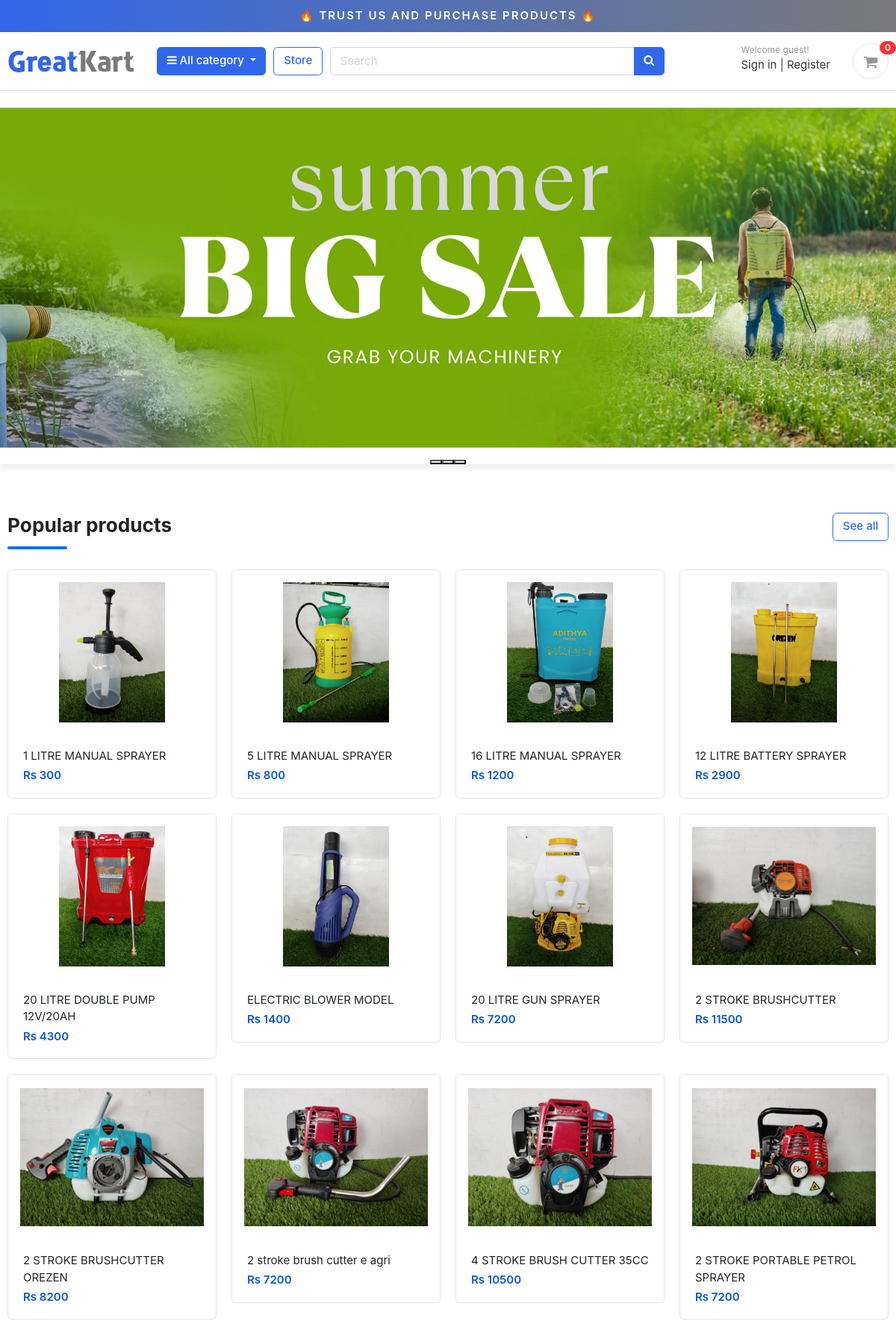
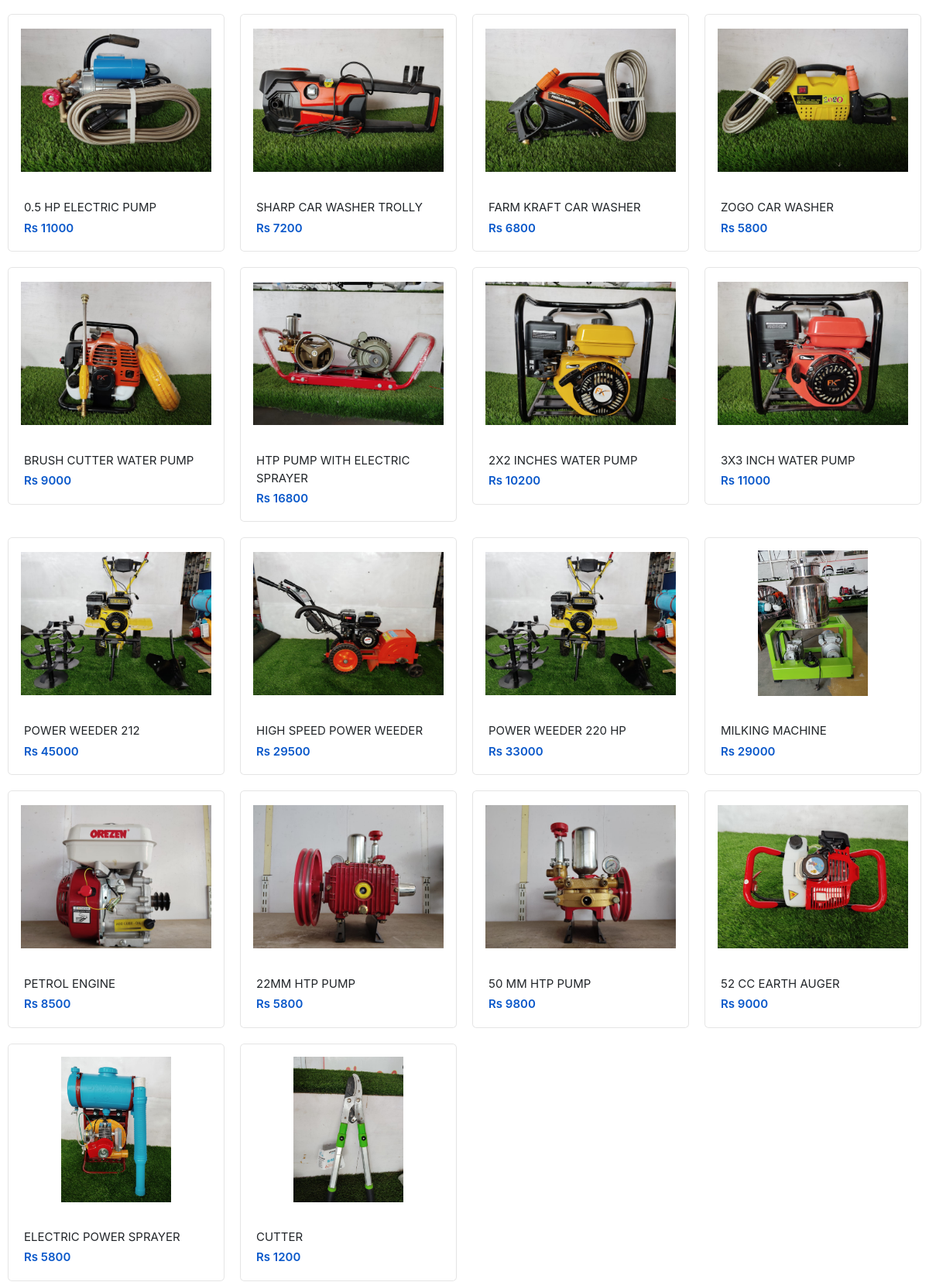
The page / (upper part) on the database its author committed (2 pictures, top to bottom).
### store/models.py (models this page shows, shortened)
class Product(models.Model):
    product_name = models.CharField(max_length=200, unique=True)
    slug = models.SlugField(max_length=200,unique=True)
    description  =models.TextField(max_length=500,unique=True)
    price = models.IntegerField()
    image = models.ImageField(upload_to='photos/products')
    stock = models.IntegerField()
    youtube_link = models.URLField(blank=True, null=True)
    is_available = models.BooleanField(default=True)
    category = models.ForeignKey(Category, on_delete=models.CASCADE)
    created_date = models.DateTimeField(auto_now_add=True)
    modified_date = models.DateTimeField(auto_now=True)
    def get_url(self):
        return reverse('product_detail',args=[self.category.slug,self.slug])

### Agri/views.py (the view)
# urls.py: 2. Add a URL to urlpatterns:  path('', views.home, name='home')
def home(request):
    products = Product.objects.all().filter(is_available=True)
    context = {
        'products':products,
    }
    return render(request,'home.html',context)

### carts/context_processors.py (called while the page is built)
def counter(request):
    cart_count = 0
    if 'admin' in request.path:
        return {}
    else:
        try:
            cart = Cart.objects.filter(cart_id=_cart_id(request))
            if request.user.is_authenticated:
                cart_items = CartItem.objects.all().filter(user=request.user)
            else:
                cart_items = CartItem.objects.all().filter(cart=cart[:1])
            for cart_item in cart_items:
                cart_count += cart_item.quantity
        except Cart.DoesNotExist:
            cart_count = 0
    return dict(cart_count=cart_count)

### carts/views.py (called while the page is built)
def _cart_id(request):
    cart = request.session.session_key
    if not cart:
        cart = request.session.create()
    return cart

### category/context_processors.py (called while the page is built)
def menu_links(request):
    links = Category.objects.all()
    return dict(links=links)

### category/models.py (called while the page is built)
    def get_url(self):
        return reverse('product_by_category', args=[self.slug])

### templates/home.html (shortened to what this page needs)
{% extends 'base.html' %}
{% load static %}
{% block content %}
<section class="hero-section">
    <div class="container-fluid px-0">
        <div id="homeCarousel" class="carousel slide carousel-fade" data-bs-ride="carousel">
            <div class="carousel-indicators">
                <button type="button" data-bs-target="#homeCarousel" data-bs-slide-to="0" class="active"></button>
                <button type="button" data-bs-target="#homeCarousel" data-bs-slide-to="1"></button>
                <button type="button" data-bs-target="#homeCarousel" data-bs-slide-to="2"></button>
            </div>
            <div class="carousel-inner">
                <div class="carousel-item active">
                    <img src="{% static 'images/banners/new_add.jpg' %}" class="d-block w-100" alt="Agricultural Equipment" style="height: 500px; object-fit: cover;">
                </div>
            </div>
        </div>
    </div>
</section>
<section class="section-name padding-y-sm">
<div class="container">
<header class="section-heading">
    <a href="{% url 'store' %}" class="btn btn-outline-primary float-right">See all</a>
    <h3 class="section-title">Popular products</h3>
</header>
<div class="row">
    {% for product in products %}
    <div class="col-md-3">
        <div class="card card-product-grid">
            <a href="{{ product.get_url }}" class="img-wrap">
                {% if product.image %}
                    <img src="{{ product.image.url }}" alt="{{ product.product_name }}">
                {% else %}
                    <img src="{% static 'images/placeholder.jpg' %}" alt="No image available">
                {% endif %}
            </a>
            <figcaption class="info-wrap">
                <a href="{{ product.get_url }}" class="title">{{ product.product_name }}</a>
                <div class="price mt-1">Rs {{ product.price }}</div>
            </figcaption>
        </div>
    </div>
    {% endfor %}
</div>
</div>
</section>
{% endblock %}

### static/css/ui.css (style rules this page uses)
html { font-family: "Inter", sans-serif; font-size: 15px; }
.img-wrap { text-align: center; display: block; }
.img-wrap img { max-width: 100%; }
.padding-y-sm { padding-top: 20px; padding-bottom: 20px; }
.section-heading { margin-bottom: 20px; margin-top: 15px; }
.section-title { color: #212529; }
[class*=card-product] a.title { color: #212529; display: block; }
[class*=card-product] .img-wrap { overflow: hidden; position: relative; }
[class*=card-product] .img-wrap img { height: 100%; max-width: 100%; width: auto; display: inline-block; -o-object-fit: cover; object-fit: cover; }
.card-product-grid { margin-bottom: 20px; }
.card-product-grid .img-wrap { border-radius: 0.2rem 0.2rem 0 0; height: 220px; }
.card-product-grid .info-wrap { overflow: hidden; padding: 18px 20px; }
.card .img-wrap { overflow: hidden; }
.price { font-weight: 600; color: #212529; }

### static/css/custom.css (style rules this page uses)
.price { color: #0a58ca; font-weight: 600; }

### templates/home.html (style rules this page uses)
.hero-section { position: relative; margin-bottom: 30px; }
.carousel { box-shadow: 0 4px 10px rgba(0,0,0,0.1); }
.card-product-grid .img-wrap { height: 220px; padding: 16px; display: flex; align-items: center; justify-content: center; }
.card-product-grid .img-wrap img { max-height: 100%; max-width: 100%; object-fit: contain; }
.card-product-grid { margin-bottom: 20px; transition: all 0.3s ease; }
.section-title { position: relative; display: inline-block; padding-bottom: 15px; }
.section-title:after { content: ''; position: absolute; bottom: 0; left: 0; width: 80px; height: 4px; background: #0d6efd; border-radius: 2px; }

### rows shown on the page
Product: image (picture), product_name "1 LITRE MANUAL SPRAYER", price "300"
Product: image (picture), product_name "5 LITRE MANUAL SPRAYER", price "800"
Product: image (picture), product_name "16 LITRE MANUAL SPRAYER", price "1200"
Product: image (picture), product_name "12 LITRE BATTERY SPRAYER", price "2900"
Product: image (picture), product_name "20 LITRE DOUBLE PUMP 12V/20AH", price "4300"
Product: image (picture), product_name "ELECTRIC BLOWER MODEL", price "1400"
Product: image (picture), product_name "20 LITRE GUN SPRAYER", price "7200"
Product: image (picture), product_name "2 STROKE BRUSHCUTTER", price "11500"
Product: image (picture), product_name "2 STROKE BRUSHCUTTER OREZEN", price "8200"
Product: image (picture), product_name "2 stroke brush cutter e agri", price "7200"
Product: image (picture), product_name "4 STROKE BRUSH CUTTER 35CC", price "10500"
Product: image (picture), product_name "2 STROKE PORTABLE PETROL SPRAYER", price "7200"
Product: image (picture), product_name "0.5 HP ELECTRIC PUMP", price "11000"
Product: image (picture), product_name "SHARP CAR WASHER TROLLY", price "7200"
Product: image (picture), product_name "FARM KRAFT CAR WASHER", price "6800"
Product: image (picture), product_name "ZOGO CAR WASHER", price "5800"
Product: image (picture), product_name "BRUSH CUTTER WATER PUMP", price "9000"
Product: image (picture), product_name "HTP PUMP WITH ELECTRIC SPRAYER", price "16800"
Product: image (picture), product_name "2X2 INCHES WATER PUMP", price "10200"
Product: image (picture), product_name "3X3 INCH WATER PUMP", price "11000"
Product: image (picture), product_name "POWER WEEDER 212", price "45000"
Product: image (picture), product_name "HIGH SPEED POWER WEEDER", price "29500"
Product: image (picture), product_name "POWER WEEDER 220 HP", price "33000"
Product: image (picture), product_name "MILKING MACHINE", price "29000"
Product: image (picture), product_name "PETROL ENGINE", price "8500"
Product: image (picture), product_name "22MM HTP PUMP", price "5800"
Product: image (picture), product_name "50 MM HTP PUMP", price "9800"
Product: image (picture), product_name "52 CC EARTH AUGER", price "9000"
Product: image (picture), product_name "ELECTRIC POWER SPRAYER", price "5800"
Product: image (picture), product_name "CUTTER", price "1200"

### other values the page prints
{{ cart_count }} "0"
